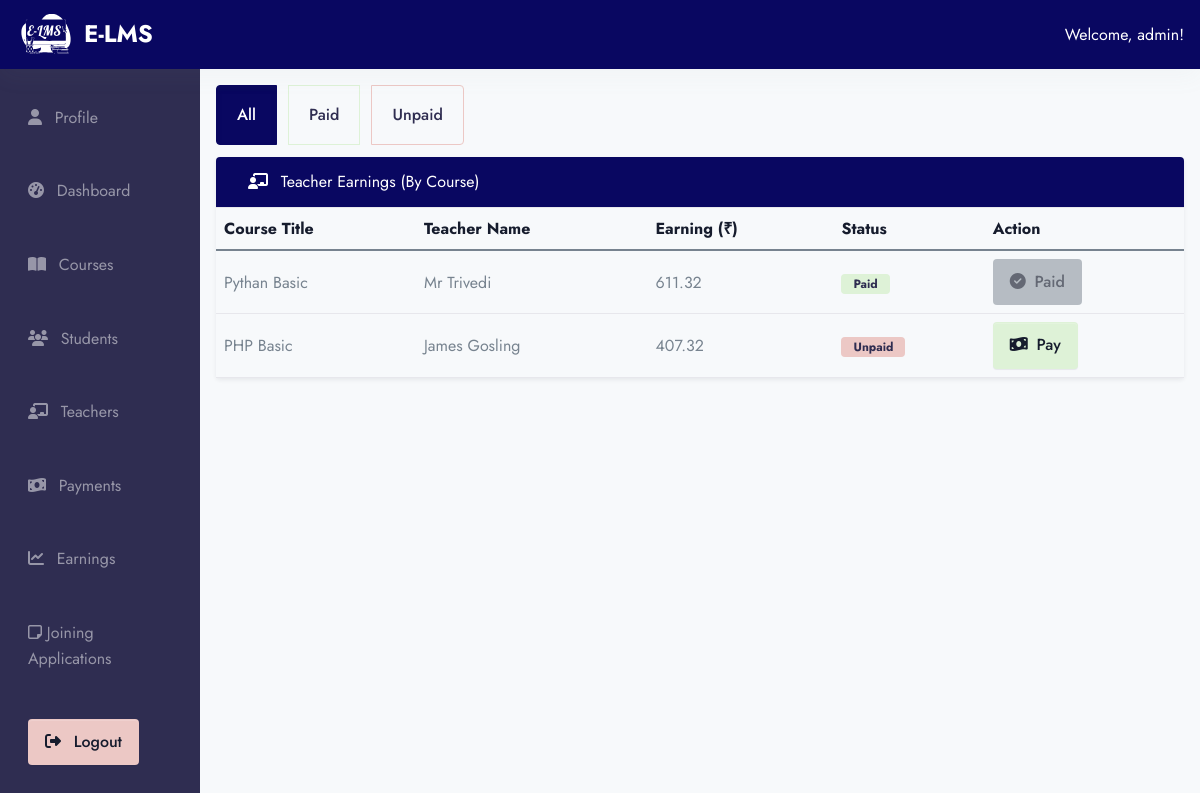
/ad-min/payment/ (signed in), run on the app's committed database.
### app/models.py (models this page shows, shortened)
class Users(AbstractUser):
    ROLE_CHOICES = (
        ('student', 'Student'),
        ('teacher', 'Teacher'),
        ('admin', 'Admin'),
    )
    role = models.CharField(max_length=20, choices=ROLE_CHOICES, default='student')

class Course(models.Model):
    course_image = models.ImageField(upload_to="Media/course_image", null=True)
    teacher = models.ForeignKey(Teacher, on_delete=models.CASCADE, related_name="courses")
    title = models.CharField(max_length=255)
    descriptions = models.TextField()
    course_category = models.ForeignKey(Categories, on_delete=models.CASCADE, related_name="courses")
    level = models.ForeignKey(Level, on_delete=models.CASCADE, null=True,)
    language = models.ForeignKey(Language, on_delete=models.CASCADE, null=True,)
    slug = models.SlugField(default='',max_length=500, null=True,blank=True)
    price = models.DecimalField(max_digits=10, decimal_places=2)
    discount = models.DecimalField(max_digits=5, decimal_places=2, null=True, blank=True, default=0)

### E_LMS/admin_view.py (the view)
# urls.py: path('ad-min/payment/', admin_view.admin_earnings_view, name='admin_payments'),
@login_required
def admin_earnings_view(request):
    user = request.user
    if user.role != 'admin':
        return page_not_found(request)
    filter_status = request.GET.get('status', 'all')  # all, paid, unpaid
    earnings_qs = TeacherEarning.objects.select_related('course', 'teacher__user')
    if filter_status == 'paid':
        earnings_qs = earnings_qs.filter(is_paid=True)
    elif filter_status == 'unpaid':
        earnings_qs = earnings_qs.filter(is_paid=False)
    earnings_summary = earnings_qs.values(
        'course__id',
        'course__title',
        'teacher__user__first_name',
        'teacher__user__last_name',
        'is_paid',
    ).annotate(total_earned=Sum('amount')).order_by('-total_earned')
    context = {
        'teacher_earnings': earnings_summary,
        'filter_status': filter_status,
    }
    return render(request, 'admin/admin_payment.html', context)

### templates/admin/admin_payment.html (shortened to what this page needs)
{% extends 'base2.html' %}
{% load static %}
{% block content %}
<div class="container-fluid">
  <div class="row">
      {% include 'admin/admin_sidebar.html' %}
     <div class="col-md-10 ms-auto p-4 bg-light" style="min-height: 100vh;">
  <div class="btn-group mb-3 " role="group" aria-label="Filter earnings">
    <a href="?status=all" class="btn btn-outline-primary me-3 {% if filter_status == 'all' %}active{% endif %}">All</a>
    <a href="?status=paid" class="btn btn-outline-success text-dark me-3 {% if filter_status == 'paid' %}active{% endif %}">Paid</a>
    <a href="?status=unpaid" class="btn btn-outline-danger text-dark {% if filter_status == 'unpaid' %}active{% endif %}">Unpaid</a>
  </div>
  <div class="card shadow-sm border-0">
    <div class="card-header bg-primary text-white">
      <i class="fas fa-chalkboard-teacher me-2"></i> Teacher Earnings (By Course)
    </div>
    <div class="card-body p-0">
      <div class="table-responsive">
        <table class="table table-hover align-middle mb-0">
          <thead class="table-light">
            <tr>
              <th>Course Title</th>
              <th>Teacher Name</th>
              <th>Earning (₹)</th>
              <th>Status</th>
              <th>Action</th>
            </tr>
          </thead>
          <tbody>
            {% for item in teacher_earnings %}
            <tr>
              <td>{{ item.course__title }}</td>
              <td>{{ item.teacher__user__first_name }} {{ item.teacher__user__last_name }}</td>
              <td>{{ item.total_earned|floatformat:2 }}</td>
              <td>
                {% if item.is_paid %}
                  <span class="badge bg-success text-dark">Paid</span>
                {% else %}
                  <span class="badge bg-danger text-dark">Unpaid</span>
                {% endif %}
              </td>
              <td>
                {% if not item.is_paid %}
                  <a href="{% url 'pay_teacher_earning' item.course__id %}" class="btn btn-success btn-sm">
                    <i class="fas fa-money-bill-wave me-1"></i> Pay
                  </a>
                {% else %}
                  <button class="btn btn-secondary btn-sm" disabled>
                    <i class="fas fa-check-circle me-1"></i> Paid
                  </button>
                {% endif %}
              </td>
            </tr>
            {% empty %}
            <tr>
              <td colspan="5" class="text-center text-muted">No teacher earnings found.</td>
            </tr>
            {% endfor %}
          </tbody>
        </table>
      </div>
    </div>
  </div>
</div>
  </div>
</div>
{% endblock %}

### templates/components/header_dash.html (shortened to what this page needs)
{% load static %}
<div class="col-12">
  <nav class="navbar navbar-dark bg-primary px-4 py-2 d-flex justify-content-between align-items-center shadow-light">
    <a class="navbar-brand d-flex align-items-center" href="#">
      <img src="{% static 'assets/img/E-LMS_Logo.svg' %}" alt="Project Logo" width="60" height="40" class="me-2">
      <span class="text-white fw-bold">E-LMS </span>
    </a>
    <div class="text-white">
      {% if request.user.is_authenticated %}
        <span class="fw-semibold">Welcome, {{ request.user.username }}!</span>
        {% endif %}
    </div>
  </nav>
</div>

### data on the page
Users: user.username "admin"
Course: course__title "Pythan Basic", teacher__user__first_name "Mr", teacher__user__last_name "Trivedi", total_earned "611.32", shows "Paid"
Course: course__title "PHP Basic", teacher__user__first_name "James", teacher__user__last_name "Gosling", total_earned "407.32", shows "Unpaid", shows "Pay"
